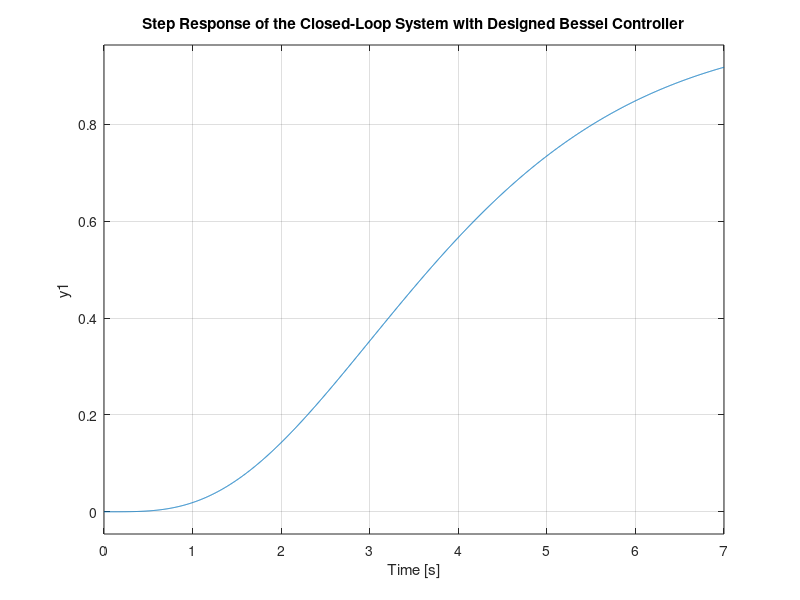

Reproduce this figure in MATLAB. (Note: this script raises an error after producing the figure.)
% Given Transfer Function
num = 0.2;
den = [1e-07 1.1e-05 0.00024 0.0104 0];
G = tf(num, den);

% Desired closed-loop poles for a 4th-order Bessel polynomial
n = 4; % order of the Bessel filter

% Predefined Bessel polynomial coefficients for n = 4 (standard form)
% These coefficients are for a normalized Bessel polynomial
bessel_poly_coeffs = [1 4 6 4 1]; % Bessel polynomial coefficients for order 4

% Scaling the polynomial to the desired cut-off frequency
wc = 1; % cut-off frequency (can be adjusted as per requirements)
scaled_bessel_poly_coeffs = bessel_poly_coeffs * (wc^(n));

% Define the desired closed-loop characteristic polynomial
char_poly = scaled_bessel_poly_coeffs(end:-1:1);

% Create the desired closed-loop transfer function
num_d = char_poly(end); % numerator of the desired closed-loop TF
den_d = char_poly; % denominator of the desired closed-loop TF
H_desired = tf(num_d, den_d);

% Determine the controller transfer function
% Open-loop transfer function: L(s) = G(s) * C(s)
% Closed-loop transfer function: T(s) = L(s) / (1 + L(s))

% We need to find C(s) such that T(s) = H_desired

% Let L(s) = G(s) * C(s) = H_desired / (1 - H_desired)
L_desired = H_desired / (1 - H_desired);

% Since L(s) = G(s) * C(s), we can solve for C(s)
C = L_desired / G;

% Display the controller transfer function
disp('The designed controller transfer function C(s) is:');
C

% Verify the closed-loop system with the designed controller
T = feedback(G * C, 1);
disp('The closed-loop transfer function T(s) with the designed controller is:');
T

% Plot the step response of the closed-loop system
figure;
step(T);
title('Step Response of the Closed-Loop System with Designed Bessel Controller');
grid on;

% Obtain step response information
info = stepinfo(T);

% Display overshoot, settling time, and rise time
disp('Step Response Characteristics:');
fprintf('Overshoot (O.S.): %.2f%%\n', info.Overshoot);
fprintf('Settling Time (Ts): %.2f seconds\n', info.SettlingTime);
fprintf('Rise Time (Tr): %.2f seconds\n', info.RiseTime);

